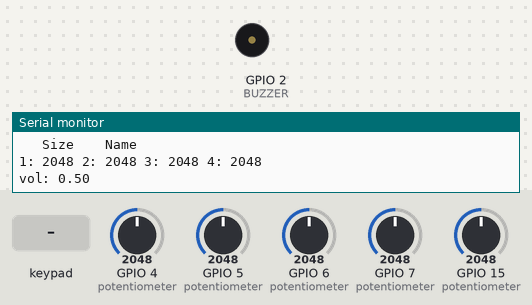
The sketch below on a simulated ESP32-S3. On the bench: buzzer (waves = sounding), the last lines printed to the serial monitor. The inputs (shaded band) are chosen by the test bench; at power-on: GPIO 4 (potentiometer) = 2048, GPIO 5 (potentiometer) = 2048, GPIO 6 (potentiometer) = 2048, GPIO 7 (potentiometer) = 2048, GPIO 15 (potentiometer) = 2048. Storage starts empty.

Above: at 1.2 s.
1.3 s: keypad keys 1 8 8 3 4 6 9 pressed 0.4 s apart
At 1.51 s:
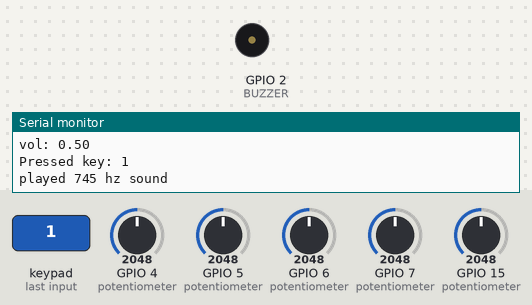
5.6 s: key 'A' pressed
At 6.4 s:
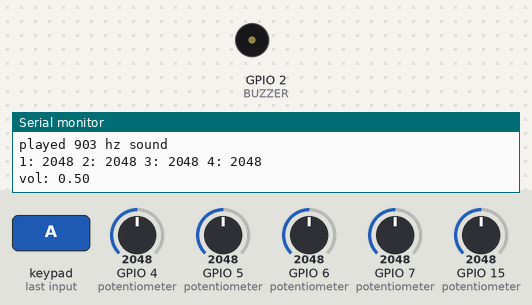
7.1 s: key 'B' pressed
At 7.6 s:
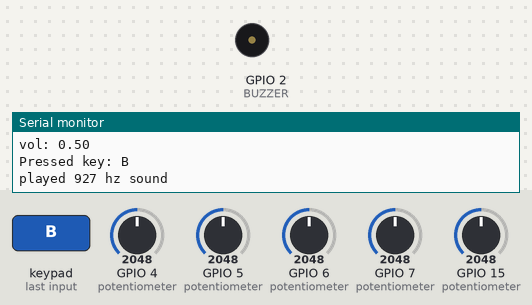
8.6 s: keypad keys 1 8 8 3 4 6 9 D pressed 0.4 s apart
At 8.81 s:
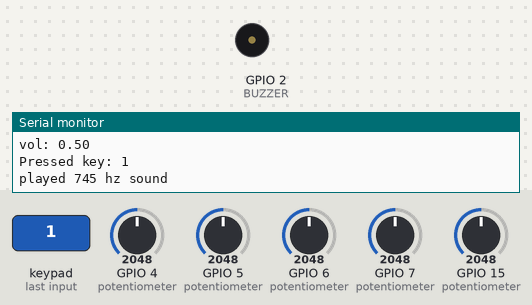
13.3 s: key 'C' pressed
At 14.5 s:
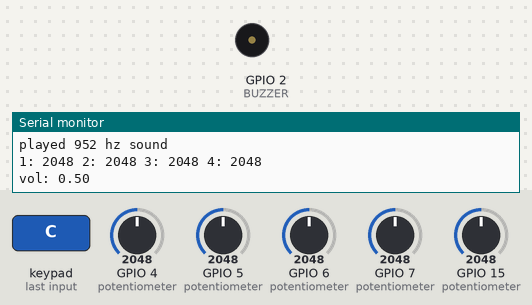
14.8 s: key 'E' pressed
At 15.9 s:
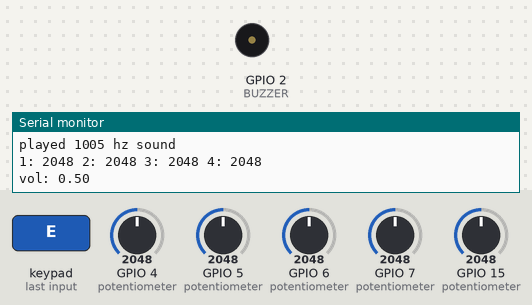
Timing chart, 0 to 17.3 s (numbered marks = the images above; inputs shaded):
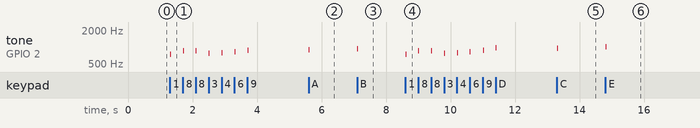

The sketch:

sketch.ino
```cpp
#include "SdFat.h"
#include <Keypad.h>


#define SPI_SPEED SD_SCK_MHZ(4)
#define CS_PIN 10
#define BUZZER 2


const byte ROWS = 5;
const byte COLS = 5;


char keys[ROWS][COLS] = {
  { '1', '2', '3', '4', '5' },
  { '6', '7', '8', '9', 'A' },
  { 'B', 'C', 'D', 'E', 'F' },
  { 'G', 'H', 'I', 'J', 'K' },
  { 'L', 'M', 'N', 'O', 'P' }
};

//the data type is "char" so when you use something like '10' it messes up the system
// you assign just ONE character to every button and trigger whatever you need, through code later on.

byte colPins[COLS] = {18,8,3,46,9};
byte rowPins[ROWS] = {45,48,47,21,20};

Keypad keypad = Keypad(makeKeymap(keys), rowPins, colPins, ROWS, COLS);

SdFat sd;


void setup() {
  Serial.begin(115200);
  if (!sd.begin(CS_PIN, SPI_SPEED)) {
    if (sd.card()->errorCode()) {
      Serial.println("SD initialization failed.");
    } else if (sd.vol()->fatType() == 0) {
      Serial.println("Can't find a valid FAT16/FAT32 partition.");
    } else {
      Serial.println("Can't determine error type");
    }
    return;
    pinMode(4, INPUT);
    pinMode(5, INPUT);
    pinMode(6, INPUT);
    pinMode(7, INPUT);
    pinMode(15, INPUT);
  }

  Serial.println("Files on card:");
  Serial.println("   Size    Name");

  sd.ls(LS_R | LS_SIZE);
}


unsigned long then = millis();


// get the indexes of "key"
// index1 = multiply first index by 5
// add second index to index1 = key_number
// 'Middle C' number is 11 (12th button)
// subtract: n = (key_number - middle_c)
// new key hertz: key_Hz = 440*2^(n/12)

  //this is supposed to be "table.find()" equivalent. Check it
    bool findKeyCoordinates(char target, int &outRow, int &outCol) { //i dont get this part, check later
      for (int r = 0; r < ROWS; r++) {
        for (int c = 0; c < COLS; c++) {
          if (keys[r][c] == target) {
            outRow = r;
            outCol = c;
            return true; //found key
          }
        }
      }
      return false; //didnt find key (?)
    }


void loop() {
  const long interval = 1000;

  float vol = (float)analogRead(15)/4092.0f;
  int value1 = analogRead(4);
  int value2 = analogRead(5);
  int value3 = analogRead(6);
  int value4 = analogRead(7);

  char key = keypad.getKey();
  if (key != NO_KEY) {
    int r = -1; int c = -1;
    Serial.print("Pressed key: ");
    Serial.println(key);

    if (findKeyCoordinates(key, r, c));

    int key_number = (r*5)+c;
    int n = key_number - 11;

    //u should make the knobs modify in the negative direction aswell

    int key_Hz = 440.0 * pow(2.0, (float)n/12.0);
    int Hz_mods = ((value1+value2+value3+value4)/16);
    int value = key_Hz + Hz_mods;

    tone(BUZZER,value , 20); // plays "value" Hz tone for 100ms
    Serial.print("played "); Serial.print(String(value)); Serial.println(" hz sound");
  }

  unsigned long rn = millis();
  if (rn - then >= interval) {
    then = rn;
    Serial.print("1: ");
    Serial.print(value1); Serial.print(" 2: ");
    Serial.print(value2); Serial.print(" 3: ");
    Serial.print(value3); Serial.print(" 4: ");
    Serial.println(value4);


    // i tried to imitate Amplifier by putting 2 buzzers and labeling as R and L, but apparently
    // esp32 can't run 2 tone() commands at the same time. When you write 2 of them below each other,
    // the first one gets overridden.
    Serial.print("vol: "); Serial.println(vol);
  }
  delay(10);
}
```

Measured:
- after the input at 1.3 s, tone on GPIO 2 (BUZZER): plays 745 Hz for 0.02 s, 861 Hz for 0.02 s, 861 Hz for 0.02 s, 773 Hz for 0.02 s, 789 Hz for 0.02 s, 823 Hz for 0.02 s … (7 notes in this stretch), starting at once
- after the input at 5.6 s, tone on GPIO 2 (BUZZER): silent → 903 Hz at once, → silent 0.02 s later
- after the input at 7.1 s, tone on GPIO 2 (BUZZER): silent → 927 Hz at once, → silent 0.02 s later
- after the input at 8.6 s, tone on GPIO 2 (BUZZER): plays 745 Hz for 0.02 s, 861 Hz for 0.02 s, 861 Hz for 0.02 s, 773 Hz for 0.02 s, 789 Hz for 0.02 s, 823 Hz for 0.02 s … (8 notes in this stretch), starting at once
- after the input at 13.3 s, tone on GPIO 2 (BUZZER): silent → 952 Hz at once, → silent 0.02 s later
- after the input at 14.8 s, tone on GPIO 2 (BUZZER): silent → 1005 Hz at once, → silent 0.02 s later
